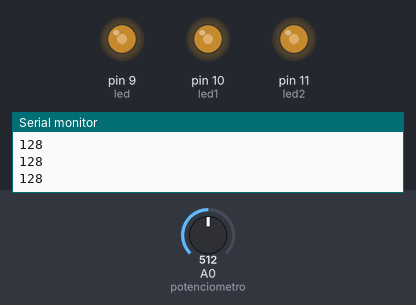
This sketch was run on a simulated Arduino Uno, built with avr-gcc and run on an emulated ATmega328P. On the bench: output pins drawn as LEDs (lit = HIGH), the last lines printed to the serial monitor. The inputs (shaded band) are chosen by the test bench; at power-on: A0 (potenciometro) = 512.

Above: at 1.2 s.
1.3 s: A0 (potenciometro) set to 716
At 1.8 s:
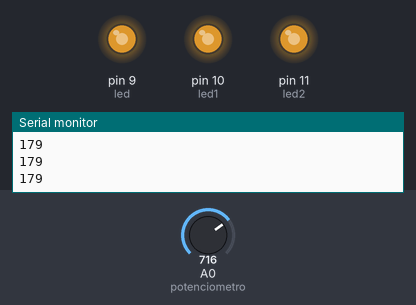
2.8 s: A0 (potenciometro) set to 900
At 4.0 s:
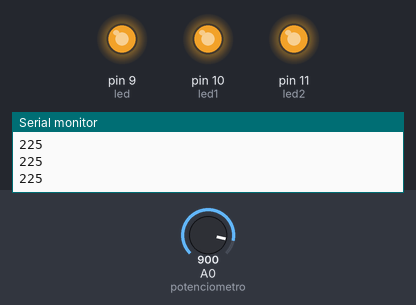
4.3 s: A0 (potenciometro) set to 122
At 5.3 s:
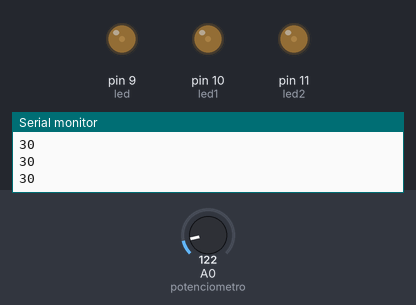
5.8 s: A0 (potenciometro) set to 0
At 6.4 s:
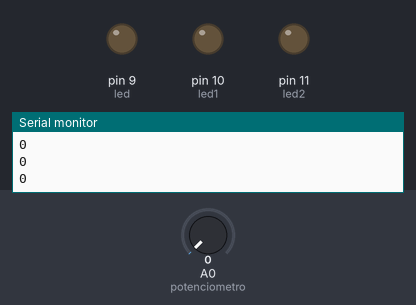
Timing chart, 0 to 8.3 s (numbered marks = the images above; inputs shaded):
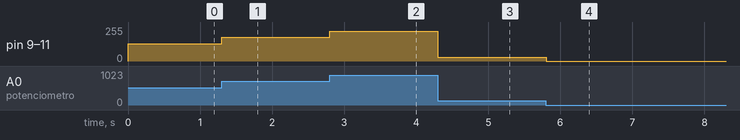

The sketch:

potenciometro.ino
```cpp
int led = 9;
int led1 = 10;
int led2 = 11;
int potenciometro = 0;
int brillo;

void setup() {
  // put your setup code here, to run once:
pinMode(led, OUTPUT);
pinMode(led1, OUTPUT);
pinMode(led2, OUTPUT);
Serial.begin(9600);
}

void loop() {
  // put your main code here, to run repeatedly:
brillo = analogRead(potenciometro)/4;
encender(led, brillo);
encender(led1, brillo);
encender(led2, brillo);
Serial.println(brillo);
}

void encender(int led, int brillo){
  analogWrite(led, brillo);
  }
```

Measured:
- after the input at 1.3 s, pin 9 (led), pin 10 (led1), pin 11 (led2): 128/255 → 179/255 at once
- after the input at 2.8 s, pin 9 (led), pin 10 (led1), pin 11 (led2): 179/255 → 225/255 at once
- after the input at 4.3 s, pin 9 (led), pin 10 (led1), pin 11 (led2): 225/255 → 30/255 at once
- after the input at 5.8 s, pin 9 (led), pin 10 (led1), pin 11 (led2): 30/255 → 0/255 at once
